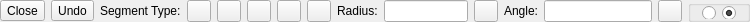
<?xml version="1.0" encoding="UTF-8"?>
<ui version="4.0">
 <class>LC_PolylineOptionsWidget</class>
 <widget class="QWidget" name="LC_PolylineOptionsWidget">
  <property name="geometry">
   <rect>
    <x>0</x>
    <y>0</y>
    <width>750</width>
    <height>22</height>
   </rect>
  </property>
  <property name="sizePolicy">
   <sizepolicy hsizetype="Maximum" vsizetype="Preferred">
    <horstretch>0</horstretch>
    <verstretch>0</verstretch>
   </sizepolicy>
  </property>
  <property name="minimumSize">
   <size>
    <width>320</width>
    <height>22</height>
   </size>
  </property>
  <property name="maximumSize">
   <size>
    <width>750</width>
    <height>32</height>
   </size>
  </property>
  <property name="windowTitle">
   <string>Polyline Options</string>
  </property>
  <layout class="QHBoxLayout" name="horizontalLayout">
   <property name="spacing">
    <number>6</number>
   </property>
   <property name="leftMargin">
    <number>0</number>
   </property>
   <property name="topMargin">
    <number>0</number>
   </property>
   <property name="rightMargin">
    <number>0</number>
   </property>
   <property name="bottomMargin">
    <number>0</number>
   </property>
   <item>
    <widget class="QToolButton" name="bClose">
     <property name="toolTip">
      <string>Connects ends of the polyline so closed contour is created</string>
     </property>
     <property name="text">
      <string>Close</string>
     </property>
    </widget>
   </item>
   <item>
    <widget class="QToolButton" name="bUndo">
     <property name="toolTip">
      <string>Undo for previous vertex</string>
     </property>
     <property name="text">
      <string>Undo</string>
     </property>
    </widget>
   </item>
   <item>
    <widget class="QLabel" name="label">
     <property name="text">
      <string>Segment Type:</string>
     </property>
    </widget>
   </item>
   <item>
    <widget class="QToolButton" name="tbLine">
     <property name="toolTip">
      <string>Line</string>
     </property>
     <property name="text">
      <string/>
     </property>
     <property name="icon">
      <iconset resource="../../../../res/icons/icons.qrc">
       <normaloff>:/icons/line.lci</normaloff>:/icons/line.lci</iconset>
     </property>
     <property name="checkable">
      <bool>true</bool>
     </property>
     <property name="autoExclusive">
      <bool>true</bool>
     </property>
    </widget>
   </item>
   <item>
    <widget class="QToolButton" name="tbTangental">
     <property name="toolTip">
      <string>Tangential arc</string>
     </property>
     <property name="text">
      <string/>
     </property>
     <property name="icon">
      <iconset resource="../../../../res/icons/icons.qrc">
       <normaloff>:/icons/arc_continuation.lci</normaloff>:/icons/arc_continuation.lci</iconset>
     </property>
     <property name="checkable">
      <bool>true</bool>
     </property>
     <property name="autoExclusive">
      <bool>true</bool>
     </property>
    </widget>
   </item>
   <item>
    <widget class="QToolButton" name="tbTanRadius">
     <property name="toolTip">
      <string>Tangential arc with fixed radius</string>
     </property>
     <property name="text">
      <string/>
     </property>
     <property name="icon">
      <iconset resource="../../../../res/icons/icons.qrc">
       <normaloff>:/icons/arc_2p_radius.lci</normaloff>:/icons/arc_2p_radius.lci</iconset>
     </property>
     <property name="checkable">
      <bool>true</bool>
     </property>
     <property name="autoExclusive">
      <bool>true</bool>
     </property>
    </widget>
   </item>
   <item>
    <widget class="QToolButton" name="tbTanAngle">
     <property name="toolTip">
      <string>Tangential arc with fixed angle</string>
     </property>
     <property name="text">
      <string/>
     </property>
     <property name="icon">
      <iconset resource="../../../../res/icons/icons.qrc">
       <normaloff>:/icons/arc_2p_length.lci</normaloff>:/icons/arc_2p_length.lci</iconset>
     </property>
     <property name="checkable">
      <bool>true</bool>
     </property>
     <property name="autoExclusive">
      <bool>true</bool>
     </property>
    </widget>
   </item>
   <item>
    <widget class="QToolButton" name="tbArcAngle">
     <property name="toolTip">
      <string>Arc with angle</string>
     </property>
     <property name="text">
      <string/>
     </property>
     <property name="icon">
      <iconset resource="../../../../res/icons/icons.qrc">
       <normaloff>:/icons/arc_2p_angle.lci</normaloff>:/icons/arc_2p_angle.lci</iconset>
     </property>
     <property name="checkable">
      <bool>true</bool>
     </property>
     <property name="autoExclusive">
      <bool>true</bool>
     </property>
    </widget>
   </item>
   <item>
    <widget class="QLabel" name="lRadius">
     <property name="text">
      <string>Radius:</string>
     </property>
     <property name="alignment">
      <set>Qt::AlignmentFlag::AlignVCenter</set>
     </property>
     <property name="wordWrap">
      <bool>false</bool>
     </property>
    </widget>
   </item>
   <item>
    <widget class="QLineEdit" name="leRadius">
     <property name="sizePolicy">
      <sizepolicy hsizetype="Preferred" vsizetype="Fixed">
       <horstretch>0</horstretch>
       <verstretch>0</verstretch>
      </sizepolicy>
     </property>
     <property name="maximumSize">
      <size>
       <width>16777215</width>
       <height>16777215</height>
      </size>
     </property>
     <property name="toolTip">
      <string>Radius of arc</string>
     </property>
    </widget>
   </item>
   <item>
    <widget class="QToolButton" name="tbPickRadius">
     <property name="toolTip">
      <string>Pick radius form drawing</string>
     </property>
     <property name="text">
      <string/>
     </property>
     <property name="icon">
      <iconset resource="../../../../res/icons/icons.qrc">
       <normaloff>:/icons/interactive_pick_distance.lci</normaloff>:/icons/interactive_pick_distance.lci</iconset>
     </property>
    </widget>
   </item>
   <item>
    <widget class="QLabel" name="lAngle">
     <property name="text">
      <string>Angle:</string>
     </property>
     <property name="alignment">
      <set>Qt::AlignmentFlag::AlignVCenter</set>
     </property>
     <property name="wordWrap">
      <bool>false</bool>
     </property>
    </widget>
   </item>
   <item>
    <widget class="QLineEdit" name="leAngle">
     <property name="sizePolicy">
      <sizepolicy hsizetype="Fixed" vsizetype="Fixed">
       <horstretch>0</horstretch>
       <verstretch>0</verstretch>
      </sizepolicy>
     </property>
     <property name="maximumSize">
      <size>
       <width>16777215</width>
       <height>16777215</height>
      </size>
     </property>
     <property name="toolTip">
      <string>Angle of arc</string>
     </property>
    </widget>
   </item>
   <item>
    <widget class="QToolButton" name="tbPickAngle">
     <property name="toolTip">
      <string>Pick angle from drawing</string>
     </property>
     <property name="text">
      <string/>
     </property>
     <property name="icon">
      <iconset resource="../../../../res/icons/icons.qrc">
       <normaloff>:/icons/interactive_pick_angle.lci</normaloff>:/icons/interactive_pick_angle.lci</iconset>
     </property>
    </widget>
   </item>
   <item>
    <widget class="QGroupBox" name="buttonGroup1">
     <property name="title">
      <string/>
     </property>
     <property name="flat">
      <bool>false</bool>
     </property>
     <layout class="QHBoxLayout" name="horizontalLayout_2">
      <property name="topMargin">
       <number>0</number>
      </property>
      <property name="bottomMargin">
       <number>0</number>
      </property>
      <item>
       <widget class="QRadioButton" name="rbNeg">
        <property name="minimumSize">
         <size>
          <width>0</width>
          <height>0</height>
         </size>
        </property>
        <property name="toolTip">
         <string>Clockwise</string>
        </property>
        <property name="text">
         <string/>
        </property>
        <property name="icon">
         <iconset resource="../../../../res/icons/icons.qrc">
          <normaloff>:/icons/dirneg.lci</normaloff>:/icons/dirneg.lci</iconset>
        </property>
       </widget>
      </item>
      <item>
       <widget class="QRadioButton" name="rbPos">
        <property name="toolTip">
         <string>Counter Clockwise</string>
        </property>
        <property name="text">
         <string/>
        </property>
        <property name="icon">
         <iconset resource="../../../../res/icons/icons.qrc">
          <normaloff>:/icons/dirpos.lci</normaloff>:/icons/dirpos.lci</iconset>
        </property>
        <property name="checked">
         <bool>true</bool>
        </property>
       </widget>
      </item>
     </layout>
    </widget>
   </item>
   <item>
    <spacer name="horizontalSpacer">
     <property name="orientation">
      <enum>Qt::Orientation::Horizontal</enum>
     </property>
     <property name="sizeHint" stdset="0">
      <size>
       <width>0</width>
       <height>20</height>
      </size>
     </property>
    </spacer>
   </item>
  </layout>
 </widget>
 <layoutdefault spacing="6" margin="11"/>
 <resources>
  <include location="../../../../res/icons/icons.qrc"/>
 </resources>
 <connections/>
 <slots>
  <slot>undo()</slot>
  <slot>setRadiusToActionAndView(QString)</slot>
  <slot>onAngleChanged(QString)</slot>
  <slot>setModeToActionAndView(int)</slot>
  <slot>updateDirection(bool)</slot>
 </slots>
</ui>
